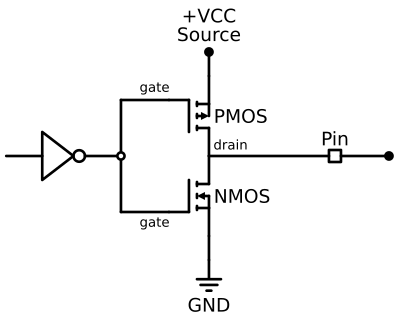

Here is the Python script that generated this plot:
import schemdraw
from schemdraw import dsp, logic
from schemdraw import elements as elem

with schemdraw.Drawing() as d:
    d.config(unit=0.5)

    pmos = elem.PMos().label("PMOS")
    nmos = elem.NMos().label("NMOS")

    P = (
        logic.Line()
        .left(d.unit * 2)
        .at(pmos.gate)
        .label("gate", "top", ofst=(-0.2, -0.1), fontsize=10)
    )
    N = (
        logic.Line()
        .left(d.unit * 2)
        .at(nmos.gate)
        .label("gate", "bottom", ofst=(-0.2, 0.1), fontsize=10)
    )

    mid_point = (P.end[0], pmos.drain[1])
    logic.Line().left(d.unit * 1.5).at(mid_point).idot(open=True)
    A = logic.Not().left().reverse()
    logic.Line().left(d.unit * 1.5).at(A.in1)

    logic.Wire("|-").at(mid_point).to(P.end)
    logic.Wire("|-").at(mid_point).to(N.end)

    logic.Line().right(d.unit * 5).at(pmos.drain).label(
        "drain", ofst=(-0.8, 0.1), fontsize=10
    )
    dsp.Square().scale(d.unit * 0.5).label("Pin", "top", ofst=(0, 0.2))
    logic.Line().right(d.unit * 2).dot()

    logic.Line().up().at(pmos.source).dot().label("+VCC\nSource", "right")
    logic.Line().down().at(nmos.source)
    elem.Ground().label("GND", "bottom")

    image_bytes = d.get_imagedata("svg")

with open("output-buffer.svg", "wb") as f:
    f.write(image_bytes)
